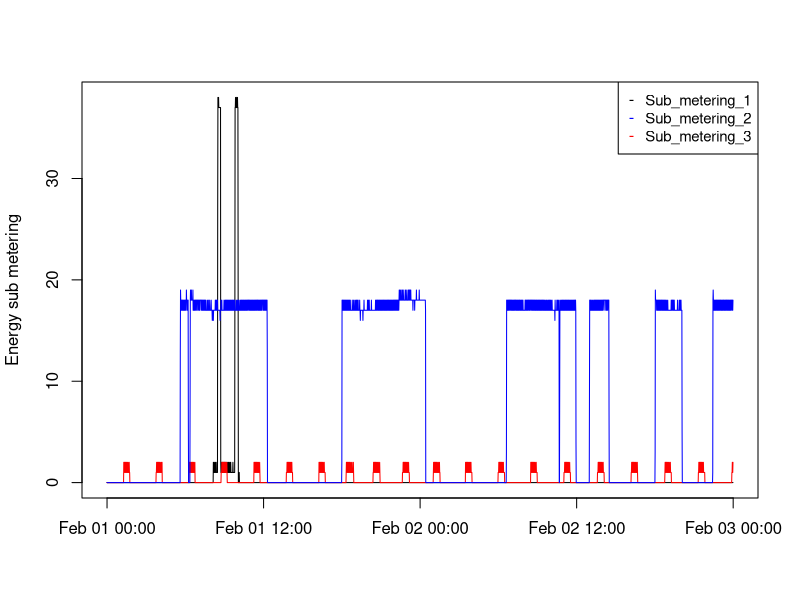

This figure's R source:
d = read.table("data_.txt", header = TRUE)
t <- strptime(paste(d$Date, d$Time, sep=" "), "%d/%m/%Y %H:%M:%S")

plot(t, d$Sub_metering_1, type = "l", ylab = "Energy sub metering", xlab = "")
lines(t, d$Sub_metering_2, col = "red")
lines(t, d$Sub_metering_3, col = "blue")
legend("topright", pch = "-", cex=0.9, pt.cex = 1, col = c("black", "blue", "red"), legend = c("Sub_metering_1", "Sub_metering_2", "Sub_metering_3"))

dev.copy(png, file = "plot3.png")
dev.off()

